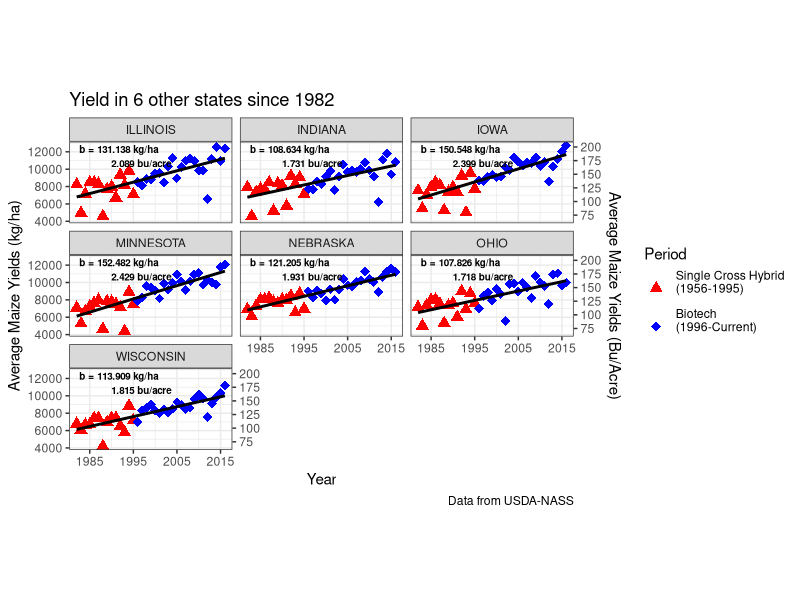

This chart was generated by the following R code:
requiredPackages <- c('tidyverse','broom')
for(p in requiredPackages){
  if(!require(p,character.only = TRUE)) install.packages(p)
  library(p,character.only = TRUE)
}

######1. Read data and inspect #######
state_data <- read_csv("US_State_Yield_Data.csv")
state_data <- state_data %>%
  mutate(Period = ifelse(Year <= 1936, "OPV",
                        ifelse(Year <= 1955, "Double Cross Hybrid",
                               ifelse(Year <= 1995, "Single Cross Hybrid","Biotech"))),
        Period = factor(Period,levels = c("OPV","Single Cross Hybrid",
                                          "Double Cross Hybrid","Biotech")))
#####2. Set period names ######
period_Name <- c("Single Cross Hybrid\n(1956-1995)\n",
                 "Biotech\n(1996-Current)\n")

####3. Create linear models and store as function ##########
le_lin_fit <- function(data) {
  
  the_fit_ha <-tibble(kg_ha = coef(lm(Yield_kg_ha ~ Year,data = data))[2])
  the_fit_bu <- tibble(bu_acre = coef(lm(Yield_bu_acre ~ Year,data = data))[2])
  return(cbind(the_fit_ha,the_fit_bu))
}


######4.  "Do" linear models across groups ############
slope <- state_data %>%
  group_by(State) %>%
  do(le_lin_fit(.))


###5. Plot the data #######
state_yield_all <- state_data %>%
  ggplot(aes(x = Year, y = Yield_kg_ha)) +
  facet_wrap(~State) +
  geom_point(aes(color = Period, shape = Period), size = 3) +
  geom_smooth(method = 'lm', se = FALSE, color = "Black") +
  scale_x_continuous(breaks = seq(from = 1965, to = 2016,by = 10)) +
  scale_y_continuous(breaks = seq(from = 4000, to = 16000, by = 2000),
                     name = "Average Maize Yields (kg/ha)",
                     sec.axis = sec_axis( ~./62.765,
                                          name = "Average Maize Yields (Bu/Acre)",
                                          breaks = seq(from = 75, to = 200, by = 25))) +
  geom_text(data = slope, aes(x = 1992, y = 11500,
                              label = paste("b = ",round(kg_ha,3)," kg/ha \n              ",
                                            round(bu_acre,3)," bu/acre",sep = "")),
            fontface = "bold", size = 2.5) +
  theme_bw() +
  theme(aspect.ratio = 1) +
  labs(title = "Yield in 6 other states since 1982",
       caption = "Data from USDA-NASS") +
  theme(aspect.ratio = .5) +
  scale_color_manual(values = c("Red","Blue"),
                     label = period_Name) +
  scale_shape_manual(values = c(17,18),
                     label = period_Name)

state_yield_all
